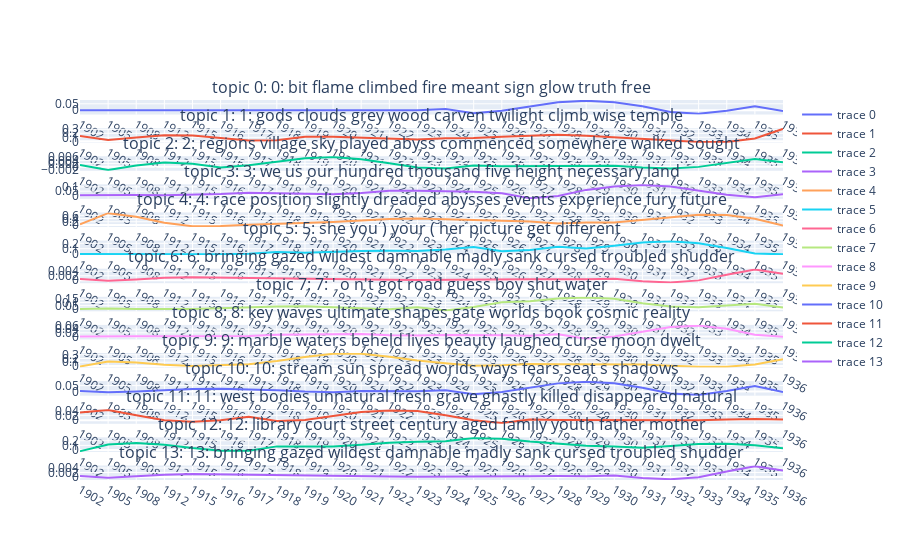

Notebook source saved alongside this figure:
### Code cell
fig.update_layout(height=3000)
fig.show()

### Figure 1 — Plotly figure (JSON) as saved in the notebook; plotly's stock layout.template omitted (floating-point values rounded to 4 significant figures)
{"data": [{"type": "scatter", "x": ["1902", "1905", "1908", "1912", "1915", "1916", "1917", "1918", "1919", "1920", "1921", "1922", "1923", "1924", "1925", "1926", "1927", "1928", "1929", "1930", "1931", "1932", "1933", "1934", "1935", "1936"], "xaxis": "x", "y": [0.0005192, -0.0002562, 0.0003522, 0.001074, 0.001366, 0.001194, 0.0009984, 0.0006627, 0.0004488, 0.0005642, 0.0003098, 0.0002234, 0.0001617, 0.009552, -0.0229, -0.004864, 0.03125, 0.06214, 0.07391, 0.06238, 0.03045, -0.01332, -0.0278, -0.003717, 0.03103, -0.006352], "yaxis": "y"}, {"type": "scatter", "x": ["1902", "1905", "1908", "1912", "1915", "1916", "1917", "1918", "1919", "1920", "1921", "1922", "1923", "1924", "1925", "1926", "1927", "1928", "1929", "1930", "1931", "1932", "1933", "1934", "1935", "1936"], "xaxis": "x2", "y": [0.1304, 0.03389, 0.09709, 0.1526, 0.1419, 0.07951, 0.02172, 0.02887, 0.1159, 0.111, 0.09317, 0.07169, 0.04485, 0.07677, 0.08203, 0.1145, 0.1435, 0.1641, 0.1382, 0.1039, 0.06632, 0.02083, -0.01538, -0.0142, 0.07114, 0.3111], "yaxis": "y2"}, {"type": "scatter", "x": ["1902", "1905", "1908", "1912", "1915", "1916", "1917", "1918", "1919", "1920", "1921", "1922", "1923", "1924", "1925", "1926", "1927", "1928", "1929", "1930", "1931", "1932", "1933", "1934", "1935", "1936"], "xaxis": "x3", "y": [0.001147, -0.002025, 0.0008568, 0.002749, 0.001841, -0.0004044, 0.001009, 0.003421, 0.005396, 0.006163, 0.004769, 0.002218, -0.000445, -0.001133, 0.0008489, 0.0002754, 0.0004072, 0.0004605, 0.0004101, 0.0007055, -0.0003904, -0.0009843, -4.622e-05, 0.00245, 0.004819, 0.002899], "yaxis": "y3"}, {"type": "scatter", "x": ["1902", "1905", "1908", "1912", "1915", "1916", "1917", "1918", "1919", "1920", "1921", "1922", "1923", "1924", "1925", "1926", "1927", "1928", "1929", "1930", "1931", "1932", "1933", "1934", "1935", "1936"], "xaxis": "x4", "y": [0.004045, 0.009073, 0.005528, 0.004099, 0.008603, 0.01797, 0.03334, 0.02813, 0.02787, 0.01525, 0.02909, 0.0561, 0.05611, 0.05408, 0.04352, 0.0273, -0.0299, -0.005262, 0.06504, 0.1033, 0.1205, 0.1033, 0.05974, 0.008958, -0.01922, 0.01473], "yaxis": "y4"}, {"type": "scatter", "x": ["1902", "1905", "1908", "1912", "1915", "1916", "1917", "1918", "1919", "1920", "1921", "1922", "1923", "1924", "1925", "1926", "1927", "1928", "1929", "1930", "1931", "1932", "1933", "1934", "1935", "1936"], "xaxis": "x5", "y": [0.03799, 0.7369, 0.5204, 0.1342, -0.08012, -0.06651, 0.02026, 0.07262, 0.141, 0.1882, 0.2813, 0.3695, 0.4022, 0.3582, 0.3279, 0.2875, 0.2237, 0.08657, 0.1606, 0.1488, 0.3124, 0.5069, 0.6385, 0.6185, 0.3924, -0.03048], "yaxis": "y5"}, {"type": "scatter", "x": ["1902", "1905", "1908", "1912", "1915", "1916", "1917", "1918", "1919", "1920", "1921", "1922", "1923", "1924", "1925", "1926", "1927", "1928", "1929", "1930", "1931", "1932", "1933", "1934", "1935", "1936"], "xaxis": "x6", "y": [0.001094, -9.352e-05, 0.009329, 0.01075, 0.003214, -0.004229, 0.009561, 0.03771, 0.02408, 0.04333, 0.05609, 0.06163, 0.05863, 0.0867, 0.1302, 0.05547, 0.07722, 0.1349, 0.1034, 0.1553, 0.2152, 0.2376, 0.203, 0.1133, 0.0113, -0.003842], "yaxis": "y6"}, {"type": "scatter", "x": ["1902", "1905", "1908", "1912", "1915", "1916", "1917", "1918", "1919", "1920", "1921", "1922", "1923", "1924", "1925", "1926", "1927", "1928", "1929", "1930", "1931", "1932", "1933", "1934", "1935", "1936"], "xaxis": "x7", "y": [0.0005192, -0.0002562, 0.0003522, 0.001074, 0.001366, 0.001194, 0.0009984, 0.0006627, 0.0004488, 0.0005642, 0.0003098, 0.0002234, 0.0001617, 0.0003005, 0.000233, 0.0002754, 0.0004072, 0.0004605, 0.0004101, 0.0007055, -0.0003904, -0.0009843, -4.622e-05, 0.00245, 0.004819, 0.002899], "yaxis": "y7"}, {"type": "scatter", "x": ["1902", "1905", "1908", "1912", "1915", "1916", "1917", "1918", "1919", "1920", "1921", "1922", "1923", "1924", "1925", "1926", "1927", "1928", "1929", "1930", "1931", "1932", "1933", "1934", "1935", "1936"], "xaxis": "x8", "y": [-0.001965, 0.0069, -0.001313, -0.006982, -0.002505, 0.01112, 0.02594, 0.03773, 0.04014, 0.02764, 0.01396, -0.006519, 0.02455, -0.02763, 0.02956, 0.1037, 0.1202, 0.1607, 0.1779, 0.1568, 0.08724, 0.03755, 0.02524, 0.05219, 0.08117, 0.02026], "yaxis": "y8"}, {"type": "scatter", "x": ["1902", "1905", "1908", "1912", "1915", "1916", "1917", "1918", "1919", "1920", "1921", "1922", "1923", "1924", "1925", "1926", "1927", "1928", "1929", "1930", "1931", "1932", "1933", "1934", "1935", "1936"], "xaxis": "x9", "y": [0.0005601, -0.0006192, 0.0009486, 0.001465, 0.0005603, -0.0001656, 0.002783, 0.009148, 0.01047, 0.01305, 0.01378, 0.007409, 0.005093, 0.008456, 0.009332, 0.006126, 0.004195, 0.01289, -0.01222, -0.0004054, 0.02612, 0.05175, 0.05959, 0.04221, 0.009666, -0.001859], "yaxis": "y9"}, {"type": "scatter", "x": ["1902", "1905", "1908", "1912", "1915", "1916", "1917", "1918", "1919", "1920", "1921", "1922", "1923", "1924", "1925", "1926", "1927", "1928", "1929", "1930", "1931", "1932", "1933", "1934", "1935", "1936"], "xaxis": "x10", "y": [-0.01343, 0.1191, 0.09114, 0.02997, -0.0006177, 0.01698, 0.04884, 0.1324, 0.2403, 0.3276, 0.3286, 0.2471, 0.1491, 0.07264, 0.006444, 0.02048, 0.05394, 0.04764, 0.03866, 0.03688, 0.04078, 0.006516, -0.02364, -0.02156, 0.03967, 0.1787], "yaxis": "y10"}, {"type": "scatter", "x": ["1902", "1905", "1908", "1912", "1915", "1916", "1917", "1918", "1919", "1920", "1921", "1922", "1923", "1924", "1925", "1926", "1927", "1928", "1929", "1930", "1931", "1932", "1933", "1934", "1935", "1936"], "xaxis": "x11", "y": [0.003376, -0.007397, -0.001235, 0.0106, 0.02041, 0.02389, 0.02004, 0.01018, -0.001138, -0.006577, 0.003166, 0.0002234, 0.0001617, 0.01067, -0.0257, -0.005487, 0.03498, 0.0696, 0.08281, 0.07062, 0.03226, -0.01763, -0.03078, 0.002636, 0.04597, -0.005745], "yaxis": "y11"}, {"type": "scatter", "x": ["1902", "1905", "1908", "1912", "1915", "1916", "1917", "1918", "1919", "1920", "1921", "1922", "1923", "1924", "1925", "1926", "1927", "1928", "1929", "1930", "1931", "1932", "1933", "1934", "1935", "1936"], "xaxis": "x12", "y": [0.03192, 0.04218, 0.02047, 8.987e-05, -0.006214, 0.000224, 0.01443, -0.003584, 0.0007748, 0.01742, 0.03336, 0.04003, 0.0376, 0.02067, 0.0001689, -0.01167, 0.003146, 0.00121, 0.0004101, 0.0007055, -0.0003904, -0.0009843, -4.622e-05, 0.00245, 0.004819, 0.002899], "yaxis": "y12"}, {"type": "scatter", "x": ["1902", "1905", "1908", "1912", "1915", "1916", "1917", "1918", "1919", "1920", "1921", "1922", "1923", "1924", "1925", "1926", "1927", "1928", "1929", "1930", "1931", "1932", "1933", "1934", "1935", "1936"], "xaxis": "x13", "y": [-0.02372, 0.1179, 0.1532, 0.1133, 0.04219, -0.01477, -0.01715, 0.07891, 0.0771, 0.0788, 0.1133, 0.1565, 0.1798, 0.1907, 0.2571, 0.2444, 0.1849, 0.1333, 0.09421, 0.07543, 0.05053, 0.08921, 0.1281, 0.1376, 0.1029, 0.03781], "yaxis": "y13"}, {"type": "scatter", "x": ["1902", "1905", "1908", "1912", "1915", "1916", "1917", "1918", "1919", "1920", "1921", "1922", "1923", "1924", "1925", "1926", "1927", "1928", "1929", "1930", "1931", "1932", "1933", "1934", "1935", "1936"], "xaxis": "x14", "y": [0.0005192, -0.0002562, 0.0003522, 0.001074, 0.001366, 0.001194, 0.0009984, 0.0006627, 0.0004488, 0.0005642, 0.0003098, 0.0002234, 0.0001617, 0.0003005, 0.000233, 0.0002754, 0.0004072, 0.0004605, 0.0004101, 0.0007055, -0.0003904, -0.0009843, -4.622e-05, 0.00245, 0.004819, 0.002899], "yaxis": "y14"}], "layout": {"annotations": [{"font": {"size": 16}, "showarrow": false, "text": "topic 0: 0: bit flame climbed fire meant sign glow truth free", "x": 0.5, "xanchor": "center", "xref": "paper", "y": 1, "yanchor": "bottom", "yref": "paper"}, {"font": {"size": 16}, "showarrow": false, "text": "topic 1: 1: gods clouds grey wood carven twilight climb wise temple", "x": 0.5, "xanchor": "center", "xref": "paper", "y": 0.926, "yanchor": "bottom", "yref": "paper"}, {"font": {"size": 16}, "showarrow": false, "text": "topic 2: 2: regions village sky played abyss commenced somewhere walked sought", "x": 0.5, "xanchor": "center", "xref": "paper", "y": 0.852, "yanchor": "bottom", "yref": "paper"}, {"font": {"size": 16}, "showarrow": false, "text": "topic 3: 3: we us our hundred thousand five height necessary land", "x": 0.5, "xanchor": "center", "xref": "paper", "y": 0.7781, "yanchor": "bottom", "yref": "paper"}, {"font": {"size": 16}, "showarrow": false, "text": "topic 4: 4: race position slightly dreaded abysses events experience fury future", "x": 0.5, "xanchor": "center", "xref": "paper", "y": 0.7041, "yanchor": "bottom", "yref": "paper"}, {"font": {"size": 16}, "showarrow": false, "text": "topic 5: 5: she you ) your ( her picture get different", "x": 0.5, "xanchor": "center", "xref": "paper", "y": 0.6301, "yanchor": "bottom", "yref": "paper"}, {"font": {"size": 16}, "showarrow": false, "text": "topic 6: 6: bringing gazed wildest damnable madly sank cursed troubled shudder", "x": 0.5, "xanchor": "center", "xref": "paper", "y": 0.5561, "yanchor": "bottom", "yref": "paper"}, {"font": {"size": 16}, "showarrow": false, "text": "topic 7: 7: ' o n't got road guess boy shut water", "x": 0.5, "xanchor": "center", "xref": "paper", "y": 0.4821, "yanchor": "bottom", "yref": "paper"}, {"font": {"size": 16}, "showarrow": false, "text": "topic 8: 8: key waves ultimate shapes gate worlds book cosmic reality", "x": 0.5, "xanchor": "center", "xref": "paper", "y": 0.4082, "yanchor": "bottom", "yref": "paper"}, {"font": {"size": 16}, "showarrow": false, "text": "topic 9: 9: marble waters beheld lives beauty laughed curse moon dwelt", "x": 0.5, "xanchor": "center", "xref": "paper", "y": 0.3342, "yanchor": "bottom", "yref": "paper"}, {"font": {"size": 16}, "showarrow": false, "text": "topic 10: 10: stream sun spread worlds ways fears seat s shadows", "x": 0.5, "xanchor": "center", "xref": "paper", "y": 0.2602, "yanchor": "bottom", "yref": "paper"}, {"font": {"size": 16}, "showarrow": false, "text": "topic 11: 11: west bodies unnatural fresh grave ghastly killed disappeared natural", "x": 0.5, "xanchor": "center", "xref": "paper", "y": 0.1862, "yanchor": "bottom", "yref": "paper"}, {"font": {"size": 16}, "showarrow": false, "text": "topic 12: 12: library court street century aged family youth father mother", "x": 0.5, "xanchor": "center", "xref": "paper", "y": 0.1122, "yanchor": "bottom", "yref": "paper"}, {"font": {"size": 16}, "showarrow": false, "text": "topic 13: 13: bringing gazed wildest damnable madly sank cursed troubled shudder", "x": 0.5, "xanchor": "center", "xref": "paper", "y": 0.03827, "yanchor": "bottom", "yref": "paper"}], "autosize": true, "xaxis": {"anchor": "y", "autorange": true, "domain": [0, 1], "range": [0, 25], "type": "category"}, "xaxis10": {"anchor": "y10", "autorange": true, "domain": [0, 1], "range": [0, 25], "type": "category"}, "xaxis11": {"anchor": "y11", "autorange": true, "domain": [0, 1], "range": [0, 25], "type": "category"}, "xaxis12": {"anchor": "y12", "autorange": true, "domain": [0, 1], "range": [0, 25], "type": "category"}, "xaxis13": {"anchor": "y13", "autorange": true, "domain": [0, 1], "range": [0, 25], "type": "category"}, "xaxis14": {"anchor": "y14", "autorange": true, "domain": [0, 1], "range": [0, 25], "type": "category"}, "xaxis2": {"anchor": "y2", "autorange": true, "domain": [0, 1], "range": [0, 25], "type": "category"}, "xaxis3": {"anchor": "y3", "autorange": true, "domain": [0, 1], "range": [0, 25], "type": "category"}, "xaxis4": {"anchor": "y4", "autorange": true, "domain": [0, 1], "range": [0, 25], "type": "category"}, "xaxis5": {"anchor": "y5", "autorange": true, "domain": [0, 1], "range": [0, 25], "type": "category"}, "xaxis6": {"anchor": "y6", "autorange": true, "domain": [0, 1], "range": [0, 25], "type": "category"}, "xaxis7": {"anchor": "y7", "autorange": true, "domain": [0, 1], "range": [0, 25], "type": "category"}, "xaxis8": {"anchor": "y8", "autorange": true, "domain": [0, 1], "range": [0, 25], "type": "category"}, "xaxis9": {"anchor": "y9", "autorange": true, "domain": [0, 1], "range": [0, 25], "type": "category"}, "yaxis": {"anchor": "x", "autorange": true, "domain": [0.9617, 1], "range": [-0.03345, 0.07956], "type": "linear"}, "yaxis10": {"anchor": "x10", "autorange": true, "domain": [0.2959, 0.3342], "range": [-0.04321, 0.3482], "type": "linear"}, "yaxis11": {"anchor": "x11", "autorange": true, "domain": [0.2219, 0.2602], "range": [-0.03709, 0.08912], "type": "linear"}, "yaxis12": {"anchor": "x12", "autorange": true, "domain": [0.148, 0.1862], "range": [-0.01466, 0.04517], "type": "linear"}, "yaxis13": {"anchor": "x13", "autorange": true, "domain": [0.07398, 0.1122], "range": [-0.03932, 0.2727], "type": "linear"}, "yaxis14": {"anchor": "x14", "autorange": true, "domain": [0, 0.03827], "range": [-0.001307, 0.005141], "type": "linear"}, "yaxis2": {"anchor": "x2", "autorange": true, "domain": [0.8878, 0.926], "range": [-0.03352, 0.3292], "type": "linear"}, "yaxis3": {"anchor": "x3", "autorange": true, "domain": [0.8138, 0.852], "range": [-0.00248, 0.006618], "type": "linear"}, "yaxis4": {"anchor": "x4", "autorange": true, "domain": [0.7398, 0.7781], "range": [-0.03826, 0.1289], "type": "linear"}, "yaxis5": {"anchor": "x5", "autorange": true, "domain": [0.6658, 0.7041], "range": [-0.1255, 0.7823], "type": "linear"}, "yaxis6": {"anchor": "x6", "autorange": true, "domain": [0.5918, 0.6301], "range": [-0.01766, 0.251], "type": "linear"}, "yaxis7": {"anchor": "x7", "autorange": true, "domain": [0.5179, 0.5561], "range": [-0.001307, 0.005141], "type": "linear"}, "yaxis8": {"anchor": "x8", "autorange": true, "domain": [0.4439, 0.4821], "range": [-0.03905, 0.1893], "type": "linear"}, "yaxis9": {"anchor": "x9", "autorange": true, "domain": [0.3699, 0.4082], "range": [-0.01621, 0.06357], "type": "linear"}}}
